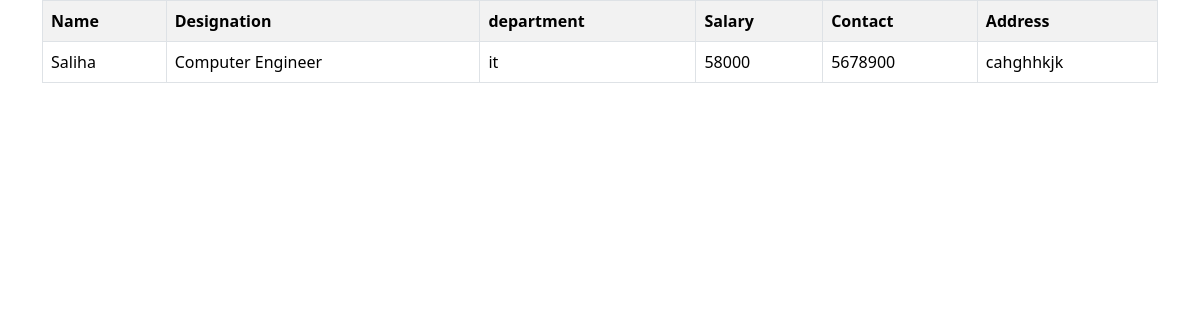
/employee/5, run on the app's committed database.
### myapp/models.py (models this page shows)
class employee(models.Model):
    name=models.CharField(max_length=200)
    designation=models.CharField(max_length=200)
    department=models.CharField(max_length=200)
    salary=models.PositiveIntegerField()
    contact=models.CharField(max_length=200)
    address=models.CharField(max_length=200)

### myapp/views.py (the view)
# urls.py: path('employee/<int:pk>',views.EmployeeDetailView.as_view(),name="employee_detail"),
class EmployeeDetailView(View):
    def get(self,request,*args,**kwargs):
        id=kwargs.get("pk")
        qs=employee.objects.get(id=id)
        return render(request,"emp_detail.html",{"employee":qs})

### myapp/Templates/emp_detail.html
{%extends 'base.html'%}
{%block main_block%}
    <div class="container">
        <div class="row">
            <div class="col-12">
                <table class="table table-striped table-bordered">
                    <tr>
                        <th>Name</th>
                        <th>Designation</th>
                        <th>department</th>
                        <th>Salary</th>
                        <th>Contact</th>
                        <th>Address</th>
                    </tr>
                    <tr>
                <td>{{employee.name}}</td>
                <td>{{employee.designation}}</td>
                <td>{{employee.department}}</td>
                <td>{{employee.salary}}</td>
                <td>{{employee.contact}}</td>
                <td>{{employee.address}}</td>
               </tr>
            </div>
        </div>
    </div>
{%endblock%}

### data on the page
employee: name "Saliha", designation "Computer Engineer", department "it", salary "58000", contact "5678900", address "cahghhkjk"
